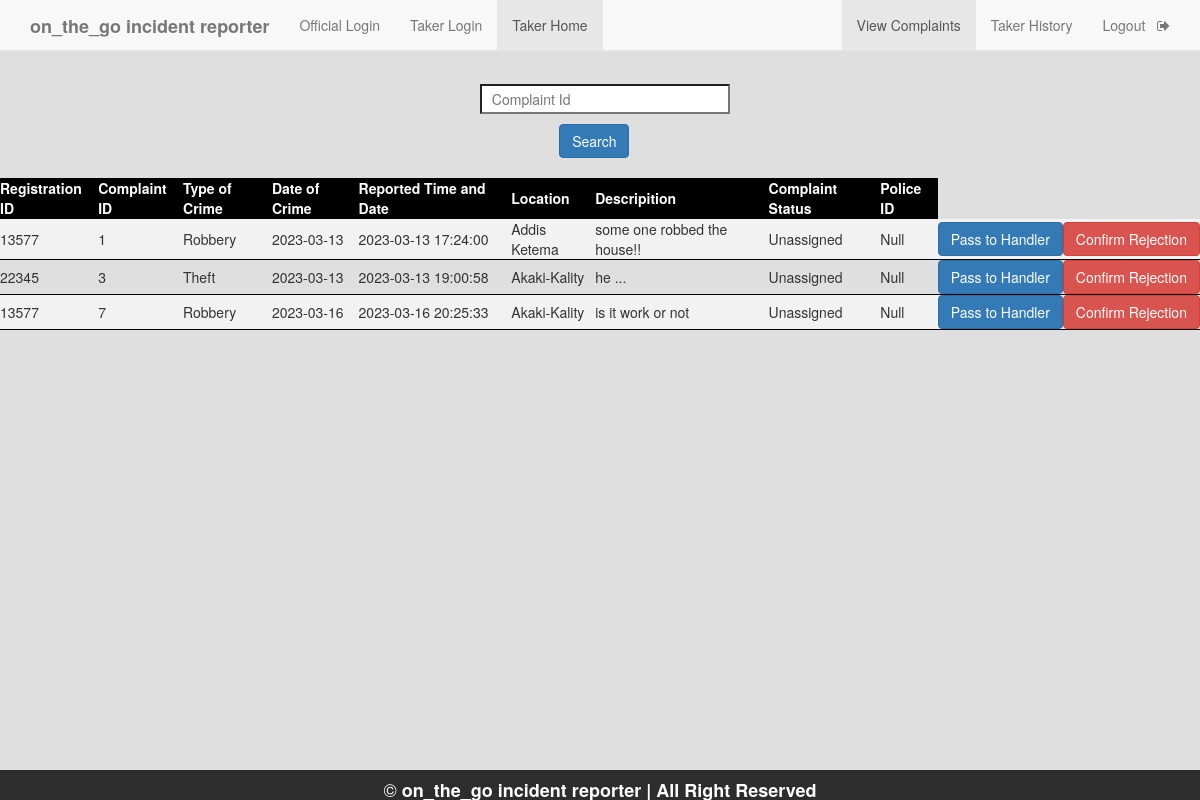
/TakerHome.php (signed in), run on an earlier commit of the app's database.
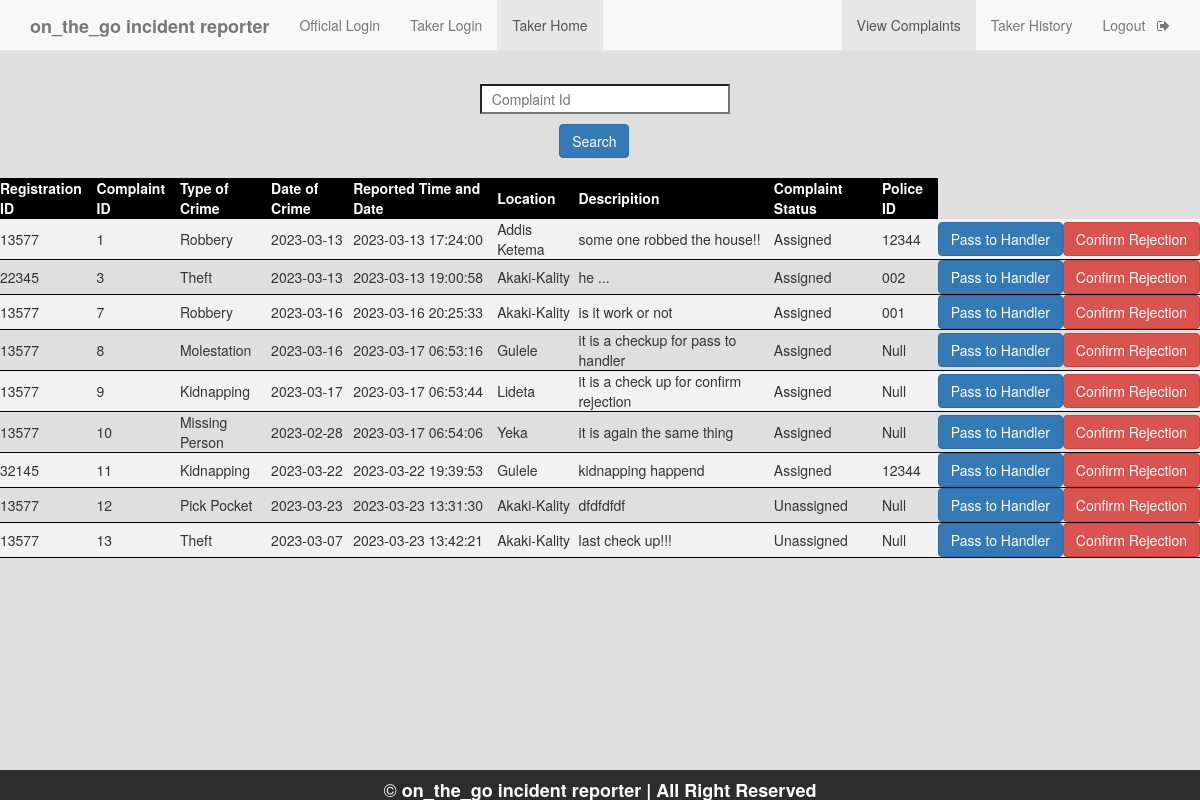
And on a later commit of the database.
### tables this page shows
CREATE TABLE `complaint` (
  `c_id` int(11) NOT NULL,
  `id_no` bigint(12) NOT NULL,
  `location` varchar(50) NOT NULL,
  `type_crime` varchar(50) NOT NULL,
  `d_o_c` date NOT NULL,
  `repo_time_and_date` varchar(50) NOT NULL DEFAULT current_timestamp(),
  `description` varchar(7000) NOT NULL,
  `inc_status` varchar(50) DEFAULT 'Unassigned',
  `pol_status` varchar(50) DEFAULT 'null',
  `p_id` varchar(50) DEFAULT 'Null'
);

### TakerHome.php (the view, shortened to what this page needs)
<!DOCTYPE html>
<html>
<head>
</head>
<body style="background-color: #dfdfdf">
	<nav  class="navbar navbar-default navbar-fixed-top">
  <div class="container">
    <div class="navbar-header">
      <a class="navbar-brand" href="home.php"><b> on_the_go incident reporter </b></a>
    </div>
    <div id="navbar" class="collapse navbar-collapse">
      <ul class="nav navbar-nav">
        <li ><a href="official_login.php">Official Login</a></li>
        <li ><a href="Takerlogin.php">Taker Login</a></li>
        <li class="active"><a href="TakerHome.php">Taker Home</a></li>
      </ul>
      <ul class="nav navbar-nav navbar-right">
         <li class="active" ><a href="TakerHome.php">View Complaints</a></li>
        <li ><a href="TakerHistory.php">Taker History</a></li>
        <li><a href="Taker_logout.php">Logout &nbsp <i class="fa fa-sign-out" aria-hidden="true"></i></a></li>
      </ul>
    </div>
  </div>
 </nav>
    <form style="margin-top: 7%; margin-left: 40%;" method="post">
      <input type="text" name="cid" style="width: 250px; height: 30px; background-color:white;" placeholder="&nbsp Complaint Id" id="ciid" onfocusout="f1()" required>
        <div>
      <input class="btn btn-primary" type="submit" value="Search" name="s2" style="margin-top: 10px; margin-left: 11%;"> </br> </br>
        </div>
    </form>
    <div style="position: fixed;
   left: 0;
   bottom: 0;
   width: 100%;
   height: 30px;
   background-color: rgba(0,0,0,0.8);
   color: white;
   text-align: center;">
  <h4 style="color: white;">&copy <b> on_the_go incident reporter | All Right Reserved</b></h4>
</div>
<?php
    $conn=mysqli_connect("localhost","root","");
  mysqli_select_db($conn,"on_the_go incident reporter");
  $sql = "SELECT id_no,c_id, type_crime, d_o_c,repo_time_and_date,location,description, inc_status, p_id FROM complaint";
  $result = mysqli_query($conn, $sql);
  if (mysqli_num_rows($result) > 0) {
      echo "<table>";
      echo "<tr>
      <th>Registration ID</th>
      <th>Complaint ID</th>
      <th>Type of Crime</th>
      <th>Date of Crime</th>
      <th>Reported Time and Date </th>
      <th>Location</th>
      <th>Descripition</th>
      <th>Complaint Status</th>
      <th>Police ID</th></tr>";
      while ($row = mysqli_fetch_assoc($result)) {
        echo "<tr class='complaint-row' id='complaint-".$row["c_id"]."'>
            <td>" . $row["id_no"] . "</td>
            <td>" . $row["c_id"] . "</td>
            <td>" . $row["type_crime"] . "</td>
            <td>" . $row["d_o_c"] . "</td>
            <td>" . $row["repo_time_and_date"] . "</td>
            <td>" . $row["location"] . "</td>
            <td>" . $row["description"] . "</td>
            <td>" . $row["inc_status"] . "</td>
            <td>" . $row["p_id"] . "</td>
            <td>
                    <form method='post'>
                        <input type='hidden' name='c_id' value='" . $row["c_id"] . "'>
                        <input type='hidden' name='id_no' value='" . $row["id_no"] . "'>
                        <input type='hidden' name='type_crime' value='" . $row["type_crime"] . "'>
                        <input type='hidden' name='d_o_c' value='" . $row["d_o_c"] . "'>
                        <input type='hidden' name='repo_time_and_date' value='" . $row["repo_time_and_date"] . "'>
                        <input type='hidden' name='location' value='" . $row["location"] . "'>
                        <input type='hidden' name='description' value='" . $row["description"] . "'>
                        <input type='hidden' name='inc_status' value='" . $row["inc_status"] . "'>
                        <input type='hidden' name='p_id' value='" . $row["p_id"] . "'>
                        <button type='submit' name='pass_to_handler' class='btn btn-primary' onclick='hideRow(".$row["c_id"].")'>Pass to Handler</button>
                    </form>
        </td>
        <td>
                    <form method='post'>
                    <input type='hidden' name='c_id' value='" . $row["c_id"] . "'>
                    <input type='hidden' name='id_no' value='" . $row["id_no"] . "'>
                    <input type='hidden' name='type_crime' value='" . $row["type_crime"] . "'>
                    <input type='hidden' name='d_o_c' value='" . $row["d_o_c"] . "'>
                    <input type='hidden' name='repo_time_and_date' value='" . $row["repo_time_and_date"] . "'>
                    <input type='hidden' name='location' value='" . $row["location"] . "'>
                    <input type='hidden' name='description' value='" . $row["description"] . "'>
                    <input type='hidden' name='inc_status' value='" . $row["inc_status"] . "'>
                    <input type='hidden' name='p_id' value='" . $row["p_id"] . "'>
                    <button type='submit' name='reject_complaint' class='btn btn-danger' onclick='confirmReject(".$row["c_id"].")'>Confirm Rejection</button>
                   </form>
            </td>
        </tr>";
    }
      echo "</table>";
  } else {
      echo "No complaints found.";
  }
  ?>
	<link rel="stylesheet" type="text/css" href="https://maxcdn.bootstrapcdn.com/bootstrap/3.3.5/css/bootstrap.min.css">
	<link rel="stylesheet" type="text/css" href="https://maxcdn.bootstrapcdn.com/font-awesome/4.4.0/css/font-awesome.min.css">
</body>
</html>

### TakerHome.php (style rules this page uses)
table { border-collapse: collapse; width: 100%; }
th, td { padding: 8px; text-align: left; border-bottom: 1px solid #000; }
th { background-color: black; color: white; }
tr:nth-child(even) { background-color: #f2f2f2; }

What changed in the data, as far as the page shows it:
changed complaint "Addis Ketema": inc_status "Unassigned" → "Assigned"; p "Null" → "12344"
changed complaint "he ...": inc_status "Unassigned" → "Assigned"; p "Null" → "002"
changed complaint "is it work or not": inc_status "Unassigned" → "Assigned"; p "Null" → "001"
added complaint: id_no "13577", c_id "8", type_crime "Molestation", d_o_c "2023-03-16", repo_time_and_date "2023-03-17 06:53:16", location "Gulele", description "it is a checkup for pass to handler", inc_status "Assigned", p "Null"
added complaint: id_no "13577", c_id "9", type_crime "Kidnapping", d_o_c "2023-03-17", repo_time_and_date "2023-03-17 06:53:44", location "Lideta", description "it is a check up for confirm rejection", inc_status "Assigned", p "Null"
added complaint: id_no "13577", c_id "10", type_crime "Missing Person", d_o_c "2023-02-28", repo_time_and_date "2023-03-17 06:54:06", location "Yeka", description "it is again the same thing", inc_status "Assigned", p "Null"
added complaint: id_no "32145", c_id "11", type_crime "Kidnapping", d_o_c "2023-03-22", repo_time_and_date "2023-03-22 19:39:53", location "Gulele", description "kidnapping happend", inc_status "Assigned", p "12344"
added complaint: id_no "13577", c_id "12", type_crime "Pick Pocket", d_o_c "2023-03-23", repo_time_and_date "2023-03-23 13:31:30", location "Akaki-Kality", description "dfdfdfdf", inc_status "Unassigned", p "Null"
added complaint: id_no "13577", c_id "13", type_crime "Theft", d_o_c "2023-03-07", repo_time_and_date "2023-03-23 13:42:21", location "Akaki-Kality", description "last check up!!!", inc_status "Unassigned", p "Null"
